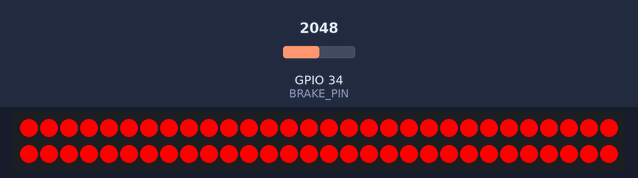
The sketch below on a simulated ESP32. Parts: 60 RGB LEDs in strip order, left to right, continuing on the next row. The inputs (shaded band) are chosen by the test bench; at power-on: GPIO 34 (BRAKE_PIN) = 2048. What the sketch prints to the serial monitor is not drawn.

Above: at 1.2 s.
1.3 s: GPIO 34 (BRAKE_PIN) set to 1974
At 1.9 s:
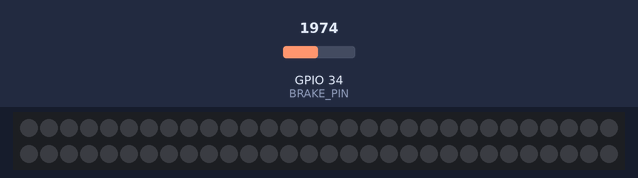
2.8 s: GPIO 34 (BRAKE_PIN) set to 2040
At 3.1 s:
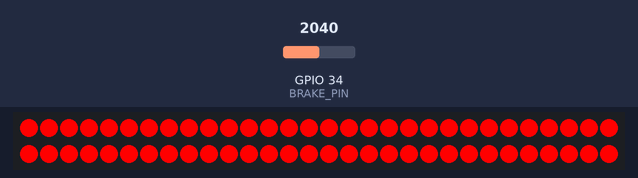
4.3 s: GPIO 34 (BRAKE_PIN) set to 1960
At 5.4 s:
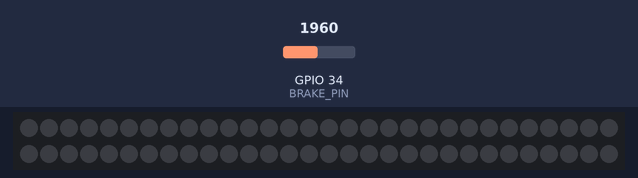
Timing chart, 0 to 6.2 s (numbered marks = the images above; inputs shaded):
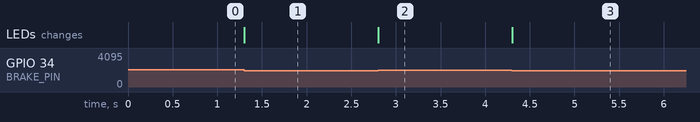

Measured:
- the behaviour switches between 2001 and 2000 on GPIO 34 (BRAKE_PIN) (found by bisection; images 0 and 1)
- after the input at 1.3 s, the LEDs: change at once (image 1)
- after the input at 2.8 s, the LEDs: change at once (image 2)
- after the input at 4.3 s, the LEDs: change at once (image 3)

The sketch:

leds.ino
```cpp
#include <FastLED.h>

#define NUM_LEDS 60   //CHANGE TO ACTUAL NUMBER OF LEDS
#define DATA_PIN 6    //CHANGE TO CORRECT PIN FOR LED STRIP
#define BRAKE_PIN 34  // Analog pin for brake sensor input CHANGE TO CORRECT PIN

CRGB leds[NUM_LEDS];

void setup() {
  FastLED.addLeds<NEOPIXEL, DATA_PIN>(leds, NUM_LEDS);
  pinMode(BRAKE_PIN, INPUT);
  Serial.begin(115200);
}

void loop() {
  int brakeValue = analogRead(BRAKE_PIN);
  Serial.println(brakeValue);  // Print brake value for debugging
 if (brakeValue > 2000) {  // ESP32 12-bit ADC, value range: 0-4095
    fill_solid(leds, NUM_LEDS, CRGB::Red);  //red if brakes are depressed
  } else {
    fill_solid(leds, NUM_LEDS, CRGB::Black); //off if brakes are not depressed
  }
  FastLED.show();
}
```
